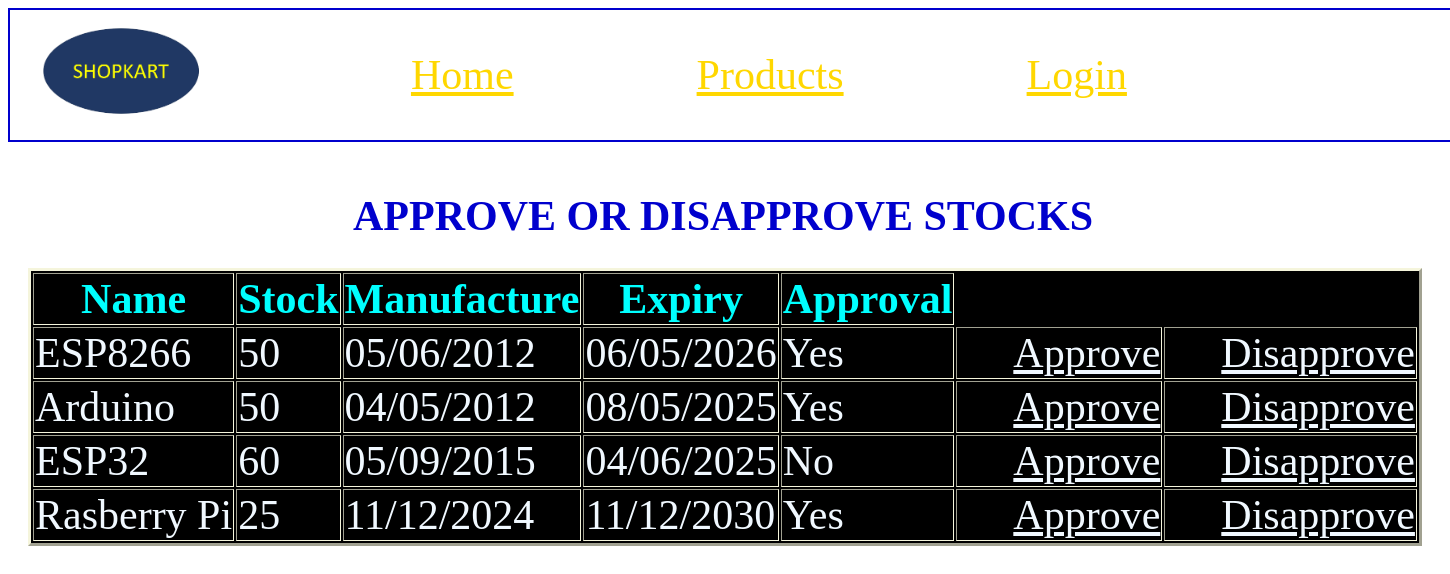
Page /aprv_pro on the committed database.
### store/models.py (models this page shows)
class product(models.Model):
    name=models.CharField(max_length=50)
    stock=models.CharField(max_length=50)
    manufacture=models.CharField(max_length=50)
    expiry=models.CharField(max_length=50)
    approval=models.CharField(max_length=50)
    class Meta:
        db_table='product'

### store/views.py (the view)
# urls.py: path('aprv_pro',views.aprv_pro),
def aprv_pro(request):
    u=product.objects.all()
    return render(request,'aprv_pro.html',{'a':u})

### store/templates/aprv_pro.html (shortened to what this page needs)
<!DOCTYPE html>
<html lang="en">
<head>
    <link rel="stylesheet" href="{%static 'style.css' %}">
</head>
<header class="headerstyle">
    <table>
        <tr>
            <td>
                <img src="{% static 'SHOPKART_LOGO.png' %}" class="imgsize">
            </td>
            <td class="homestyle">
                <a href="home" class="navbartextcolor">Home</a>
            </td>
            <td class="productstyle">
                <a href="dap" class="navbartextcolor">Products</a>
            </td>
            <td class="loginstyle">
                <a href="login" class="navbartextcolor">Login</a>
            </td>
        </tr>
    </table>
</header>
<body>
    <h1>APPROVE OR DISAPPROVE STOCKS</h1>
    <table border="6" class="tstyle">
        <thead>
            <tr>
                <th>Name</th>
                <th>Stock</th>
                <th>Manufacture</th>
                <th>Expiry</th>
                <th>Approval</th>
            </tr>
        </thead>
        <tbody>
            {% for i in a %}
             <tr>
                <td>{{i.name}}</td>
                <td>{{i.stock}}</td>
                <td>{{i.manufacture}}</td>
                <td>{{i.expiry}}</td>
                <td>{{i.approval}}</td>
                <td><a href="apt/{{i.id}}" class="est">Approve</a></td>
                <td><a href="dapt/{{i.id}}" class="est">Disapprove</a></td>
            </tr>
            {% endfor %}
        </tbody>
    </table>
</body>
</html>

### store/static/style.css (style rules this page uses)
.headerstyle { background-color: white; border: 2px solid mediumblue; float: left; padding-right: 100%; }
.homestyle { padding-left: 180px; font-size: 42px; }
.productstyle { font-size: 42px; padding-left: 180px; }
.navbartextcolor { color: gold; }
.imgsize { height:120px; }
.loginstyle { font-size: 42px; padding-left: 180px; }

### store/templates/aprv_pro.html (style rules this page uses)
.tstyle { margin-left: 20px; font-size: 42px; color:mediumblue; border-color: mediumblue; border-width: 3px; background-color: black; border-color: beige; }
h1 { color:mediumblue; font-size:42px; margin-left: 345px; }
.headerstyle { background-color: white; border: 2px solid mediumblue; float: left; padding-right: 26%; margin-bottom: 50px; margin-top: -20px; }
thead { color: cyan; }
tbody { color:aliceblue }
.est { color: aliceblue; padding-left: 55px; }

### rows in the picture
product: name "ESP8266", stock "50", manufacture "05/06/2012", expiry "06/05/2026", approval "Yes"
product: name "Arduino", stock "50", manufacture "04/05/2012", expiry "08/05/2025", approval "Yes"
product: name "ESP32", stock "60", manufacture "05/09/2015", expiry "04/06/2025", approval "No"
product: name "Rasberry Pi", stock "25", manufacture "11/12/2024", expiry "11/12/2030", approval "Yes"
